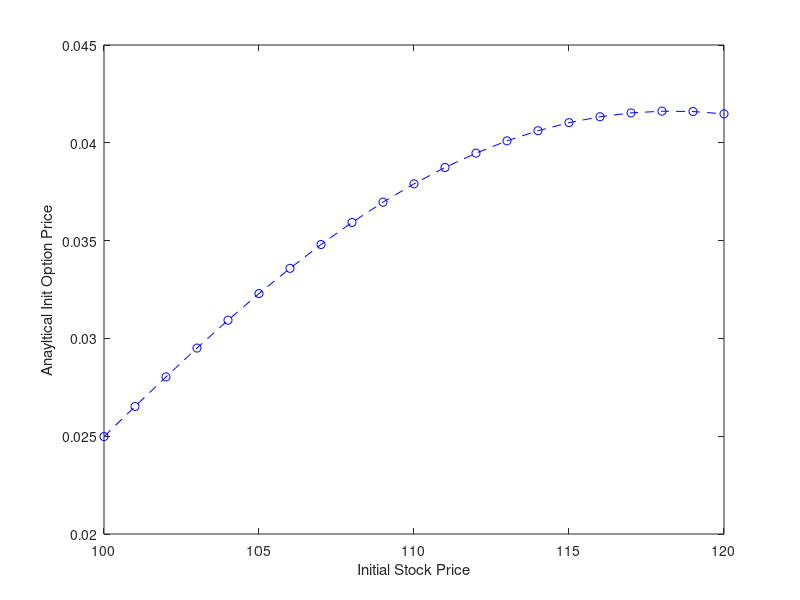

The MATLAB script that drew this image:
function v_price = Q3a_AnalyticSolution()

s_price = 100:120;
v_price = arrayfun(@(x) calculate_analytic_solution(x), s_price);

figure
plot(s_price, v_price, 'b--o');
xlabel('Initial Stock Price');
ylabel('Anayltical Init Option Price');
end

function result = calculate_analytic_solution(s)
S_init = s; % the initial stock price
randn('state',100);
T = 0.50;
K = 102;
B = 100;
x = 15;
sigma = 0.20;
r = 0.03;
mu = 0.10;
N_sim = 100000; %number of simulations
delt = 0.5;     %temestep
N = T/delt;        %number of steps



drift = r-0.5*sigma*sigma;
sigma_sqrt_delt = sigma*sqrt(delt);

% initial values

S_old = zeros(N_sim, 1);
S_new = zeros(N_sim, 1);
% payoff = zeros(N_sim, 1);

S_old(1:N_sim,1) = S_init;
% payoff(1:N_sim,1) = x; 


for i = 1:N %  timestep loop
    
    % for each timestep, generate info for all simulations
    S_new(:,1) = S_old(:,1).*exp(drift*delt+sigma_sqrt_delt*randn(N_sim,1));
   
    z1 = log(S_new/K)/(sigma_sqrt_delt)+(sigma_sqrt_delt)/2;
    z2 = log(S_new/B)/(sigma_sqrt_delt)+(sigma_sqrt_delt)/2;  
    y1 = log((B*B/K)./S_new)/(sigma_sqrt_delt)+(sigma_sqrt_delt)/2; 
    y2 = log(B./S_new)/(sigma_sqrt_delt)+(sigma_sqrt_delt)/2;
    
    n1 = normcdf(-z1+sigma_sqrt_delt);
    n2 = normcdf(-z2+sigma_sqrt_delt);
    n3 = (S_new./B).*normcdf(y1-sigma_sqrt_delt);
    n4 = (S_new./B).*normcdf(y2-sigma_sqrt_delt);
    
    initial_price = x*exp(-r*T)*(n1-n2+n3-n4);
end

% replace any negative initial price with zero

greater_than_zero = (initial_price>0);
initial_price = initial_price.*greater_than_zero;
result = mean(initial_price);
end





% 
% % The analytic solution when s0=105 is 0.0323



